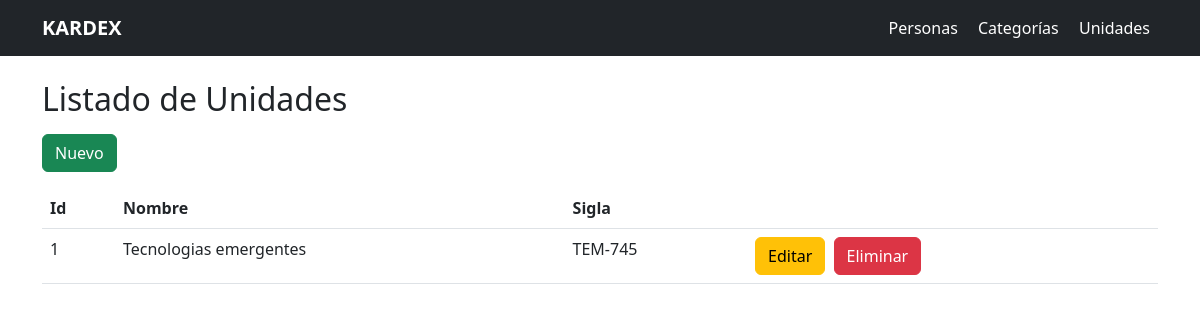
/unidades, run on the app's committed database.
### tables this page shows
CREATE TABLE unidades (
            id INTEGER PRIMARY KEY AUTOINCREMENT,
            nombre TEXT NOT NULL UNIQUE,
            sigla TEXT NOT NULL
        );

### app.py (the view)
@app.route("/unidades")
def unidades_index():
    conn = sqlite3.connect("kardex.db")
    conn.row_factory = sqlite3.Row
    cursor = conn.cursor()
    cursor.execute("SELECT * FROM unidades")
    unidades = cursor.fetchall()
    conn.close()
    return render_template("unidades/index.html", unidades=unidades)

### templates/unidades/index.html
{% include "header.html" %}
<h2 class="mb-3">Listado de Unidades</h2>
<a href="/unidades/create" class="btn btn-success mb-3">Nuevo</a>
<table class="table">
    <thead>
        <tr>
            <th>Id</th>
            <th>Nombre</th>
            <th>Sigla</th>
            <th></th>
        </tr>
    </thead>
    <tbody>
    {% for u in unidades %}
        <tr>
            <td>{{ u.id }}</td>
            <td>{{ u.nombre }}</td>
            <td>{{ u.sigla }}</td>
            <td>
                <a href="/unidades/edit/{{u.id}}" class="btn btn-warning">Editar</a>
                <a href="/unidades/delete/{{u.id}}" class="btn btn-danger ms-1"
                   onclick="return confirm('¿Está seguro???')">Eliminar</a>
            </td>
        </tr>
    {% endfor %}
    </tbody>
</table>
{% include "footer.html" %}

### data on the page
unidades: id "1", nombre "Tecnologias emergentes", sigla "TEM-745"
